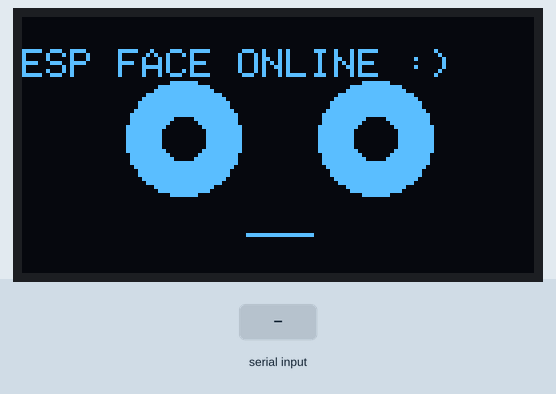
This sketch was run on a simulated ESP32. On the bench: 128×64 one-colour display. The inputs (shaded band) are chosen by the test bench. Random numbers use the default seed unless the sketch sets one.

Above: at 1.2 s.
1.3 s: "surprised\n" received over Serial
At 2.4 s:
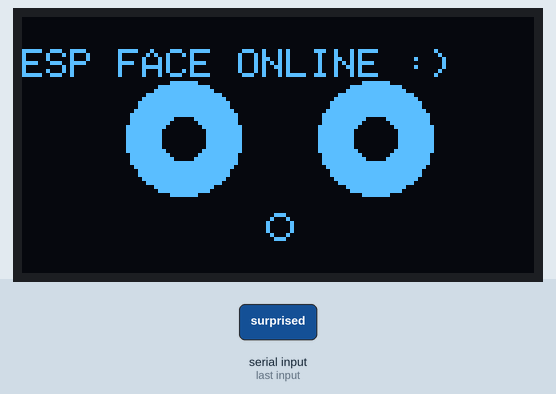
At 3.73 s:
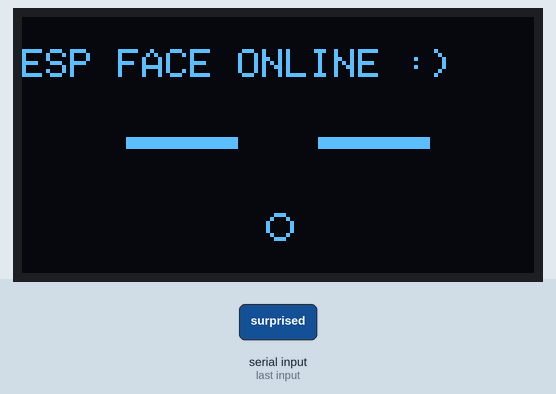
4.3 s: "happy\n" received over Serial
At 5.9 s:
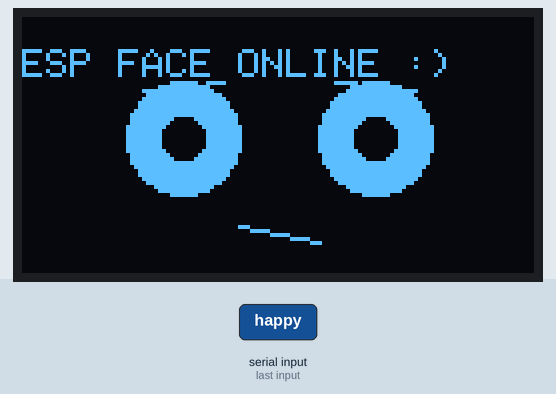
Timing chart, 0 to 7.4 s (numbered marks = the images above; inputs shaded):
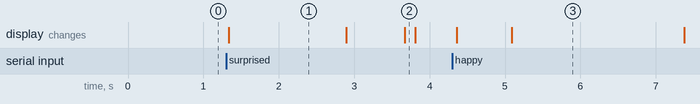

The sketch:

eyes_and_text_via_serial.ino
```cpp
#include <Wire.h>
#include <Adafruit_GFX.h>
#include <Adafruit_SSD1306.h>

#define SCREEN_WIDTH 128
#define SCREEN_HEIGHT 64

Adafruit_SSD1306 display(SCREEN_WIDTH, SCREEN_HEIGHT, &Wire, -1);

// Eye positions (moved UP again)
int leftEyeX = 40;
int rightEyeX = 88;
int eyeY = 30;

int eyeRadius = 14;
int pupilRadius = 5;

// Smooth movement
float pupilX = 0, pupilY = 0;
float targetX = 0, targetY = 0;

// Timing
unsigned long lastMove = 0;
unsigned long lastBlink = 0;
bool blinking = false;

// Emotion
String emotion = "normal";

// Scroll text
String scrollText = "ESP FACE ONLINE :)   ";
int scrollX = 128;

// ------------------ DRAW MOUTH ------------------
void drawMouth() {
  int y = 52;

  if (emotion == "happy") {
    display.drawLine(54, y, 74, y + 4, SSD1306_WHITE);
  }
  else if (emotion == "angry") {
    display.drawLine(54, y + 4, 74, y, SSD1306_WHITE);
  }
  else if (emotion == "tired") {
    display.drawLine(54, y, 74, y, SSD1306_WHITE);
  }
  else if (emotion == "surprised") {
    display.drawCircle(64, y, 3, SSD1306_WHITE);
  }
  else {
    display.drawLine(56, y + 2, 72, y + 2, SSD1306_WHITE);
  }
}

// ------------------ EYEBROWS ------------------
void drawBrows() {
  if (emotion == "angry") {
    display.drawLine(leftEyeX - 10, eyeY - 14, leftEyeX + 10, eyeY - 6, SSD1306_WHITE);
    display.drawLine(rightEyeX - 10, eyeY - 6, rightEyeX + 10, eyeY - 14, SSD1306_WHITE);
  }
  else if (emotion == "happy") {
    display.drawLine(leftEyeX - 10, eyeY - 12, leftEyeX + 10, eyeY - 14, SSD1306_WHITE);
    display.drawLine(rightEyeX - 10, eyeY - 14, rightEyeX + 10, eyeY - 12, SSD1306_WHITE);
  }
  else if (emotion == "tired") {
    display.drawLine(leftEyeX - 10, eyeY - 10, leftEyeX + 10, eyeY - 10, SSD1306_WHITE);
    display.drawLine(rightEyeX - 10, eyeY - 10, rightEyeX + 10, eyeY - 10, SSD1306_WHITE);
  }
}

// ------------------ SCROLL BAR ------------------
void drawScrollText() {
  display.setTextSize(1);
  display.setTextColor(SSD1306_WHITE);
  display.setCursor(scrollX, 0);
  display.print(scrollText);

  scrollX -= 2;
  if (scrollX < -scrollText.length() * 6) {
    scrollX = 128;
  }
}

// ------------------ ANIMATION ------------------
void updateAnimation() {
  unsigned long now = millis();

  // Random look
  if (now - lastMove > random(2000, 4000)) {
    targetX = random(-5, 6);
    targetY = random(-3, 4);
    lastMove = now;
  }

  // Smooth easing
  pupilX += (targetX - pupilX) * 0.08;
  pupilY += (targetY - pupilY) * 0.08;

  // Blink
  if (now - lastBlink > random(3000, 7000)) {
    blinking = true;
    lastBlink = now;
  }

  if (blinking && now - lastBlink > 120) {
    blinking = false;
  }
}

// ------------------ DRAW ------------------
void drawFace() {
  display.clearDisplay();

  // Top scroll (yellow area)
  drawScrollText();

  if (!blinking) {
    display.fillCircle(leftEyeX, eyeY, eyeRadius, SSD1306_WHITE);
    display.fillCircle(rightEyeX, eyeY, eyeRadius, SSD1306_WHITE);

    display.fillCircle(leftEyeX + (int)pupilX, eyeY + (int)pupilY, pupilRadius, SSD1306_BLACK);
    display.fillCircle(rightEyeX + (int)pupilX, eyeY + (int)pupilY, pupilRadius, SSD1306_BLACK);
  } else {
    display.fillRect(leftEyeX - eyeRadius, eyeY, eyeRadius * 2, 3, SSD1306_WHITE);
    display.fillRect(rightEyeX - eyeRadius, eyeY, eyeRadius * 2, 3, SSD1306_WHITE);
  }

  drawBrows();
  drawMouth();

  display.display();
}

// ------------------ SERIAL ------------------
void handleSerial() {
  if (Serial.available()) {
    String cmd = Serial.readStringUntil('\n');
    cmd.trim();

    if (cmd == "happy") emotion = "happy";
    if (cmd == "angry") emotion = "angry";
    if (cmd == "tired") emotion = "tired";
    if (cmd == "surprised") emotion = "surprised";
    if (cmd == "normal") emotion = "normal";

    if (cmd == "left") targetX = -5;
    if (cmd == "right") targetX = 5;
    if (cmd == "center") targetX = 0;

    if (cmd == "blink") {
      blinking = true;
      lastBlink = millis();
    }

    // Change scroll text
    if (cmd.startsWith("text:")) {
      scrollText = cmd.substring(5) + "   ";
      scrollX = 128;
    }
  }
}

void setup() {
  Wire.begin(12, 14);
  Serial.begin(115200);

  if (!display.begin(SSD1306_SWITCHCAPVCC, 0x3C)) {
    while (true);
  }

  randomSeed(analogRead(A0));
}

void loop() {
  handleSerial();
  updateAnimation();
  drawFace();
  delay(20);
}
```

Measured:
- what the display in image 1 shows lasts 1.6 s, from 1.3 s to 2.9 s
